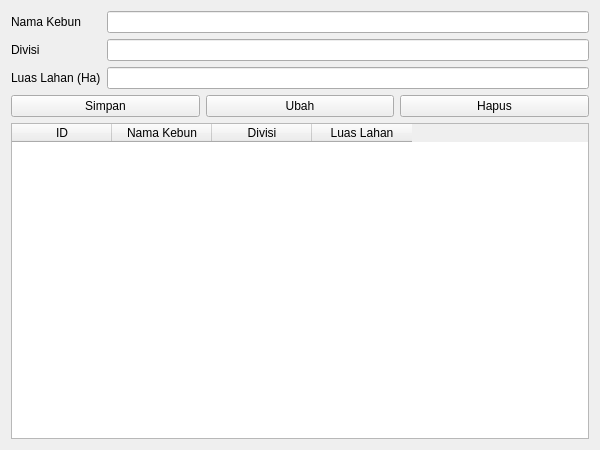
<?xml version="1.0" encoding="UTF-8"?>
<ui version="4.0">
 <class>FormKebun</class>
 <widget class="QWidget" name="FormKebun">
  <property name="geometry">
   <rect>
    <x>0</x>
    <y>0</y>
    <width>600</width>
    <height>450</height>
   </rect>
  </property>
  <property name="windowTitle">
   <string>Form Data Kebun</string>
  </property>
  <layout class="QVBoxLayout" name="verticalLayout">
   <item>
    <layout class="QFormLayout" name="formLayout">
     <item row="0" column="0">
      <widget class="QLabel" name="labelNama">
       <property name="text">
        <string>Nama Kebun</string>
       </property>
      </widget>
     </item>
     <item row="0" column="1">
      <widget class="QLineEdit" name="editNamaKebun"/>
     </item>
     <item row="1" column="0">
      <widget class="QLabel" name="labelDivisi">
       <property name="text">
        <string>Divisi</string>
       </property>
      </widget>
     </item>
     <item row="1" column="1">
      <widget class="QLineEdit" name="editDivisi"/>
     </item>
     <item row="2" column="0">
      <widget class="QLabel" name="labelLuas">
       <property name="text">
        <string>Luas Lahan (Ha)</string>
       </property>
      </widget>
     </item>
     <item row="2" column="1">
      <widget class="QLineEdit" name="editLuasLahan"/>
     </item>
    </layout>
   </item>
   <item>
    <layout class="QHBoxLayout" name="buttonLayout">
     <item>
      <widget class="QPushButton" name="btnSimpan">
       <property name="text">
        <string>Simpan</string>
       </property>
      </widget>
     </item>
     <item>
      <widget class="QPushButton" name="btnUbah">
       <property name="text">
        <string>Ubah</string>
       </property>
      </widget>
     </item>
     <item>
      <widget class="QPushButton" name="btnHapus">
       <property name="text">
        <string>Hapus</string>
       </property>
      </widget>
     </item>
    </layout>
   </item>
   <item>
    <widget class="QTableWidget" name="tabelKebun">
     <property name="rowCount">
      <number>0</number>
     </property>
     <property name="columnCount">
      <number>4</number>
     </property>
     <column>
      <property name="text">
       <string>ID</string>
      </property>
     </column>
     <column>
      <property name="text">
       <string>Nama Kebun</string>
      </property>
     </column>
     <column>
      <property name="text">
       <string>Divisi</string>
      </property>
     </column>
     <column>
      <property name="text">
       <string>Luas Lahan</string>
      </property>
     </column>
    </widget>
   </item>
  </layout>
 </widget>
 <resources/>
 <connections/>
</ui>
